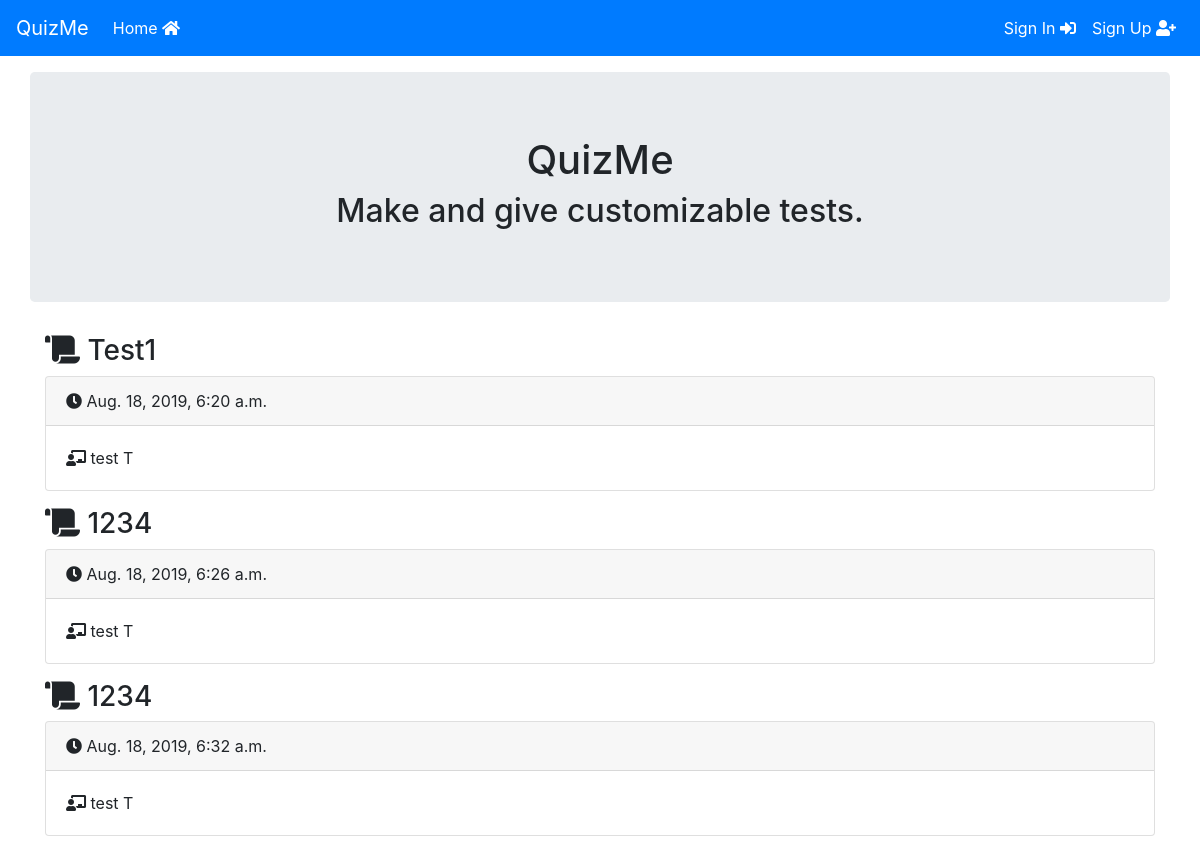
The app's page /, older data.
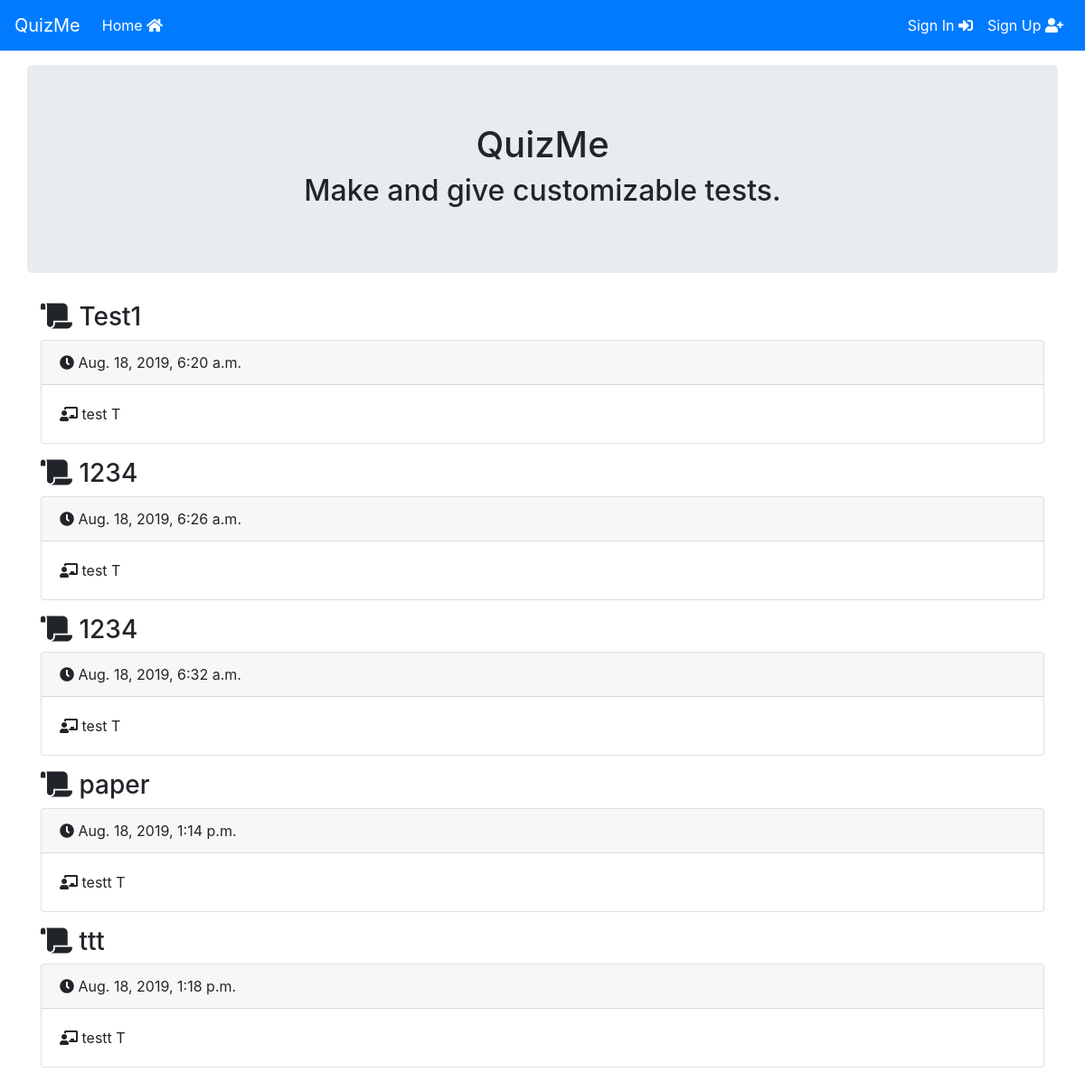
The same page, newer data.
### AdminTestPapers/models.py (models this page shows, shortened)
class QuestionPaper(models.Model):
  teacher = models.ForeignKey(SiteUser, on_delete = models.CASCADE,default = None)
  pub_date = models.DateTimeField('date published')
  title_text = models.CharField(max_length = 100)

class SiteUser(models.Model):
  user_type_choices = [
    ("T","Teacher"),
    ("S","Student"),
  ]
  user = models.OneToOneField(User, on_delete = models.CASCADE, related_name='profile')
  user_type = models.CharField(max_length = 1, choices = user_type_choices,default = "S",blank = False)
  def __str__(self):
    return '%s %s' % (self.user.username, self.user_type)

### AdminTestPapers/views.py (the view)
# urls.py: path("", views.home, name="home"),
def home(request):
    papers = QuestionPaper.objects.order_by("pub_date")[:10]
    return render(request,'home.html', {'papers': papers})

### AdminTestPapers/templates/home.html
{% extends "base.html" %}
{% block content%}
  <div class="container-fluid">
    <div class="jumbotron text-center">
      <h1>QuizMe</h1>
      <h2>Make and give customizable tests.</h2>
    </div>
  </div>
  {% for paper in papers%}
    <div class="container mt-3 mb-3">
      <h3><i class="fas fa-scroll"></i> {{paper.title_text}}</h3>
      <div class="card">
        <div class="card-header"><i class="fas fa-clock"></i> {{paper.pub_date}}</div>
        <div class="card-body"><i class="fas fa-chalkboard-teacher"></i> {{paper.teacher}}</div>
      </div>
    </div>
  {% endfor %}
{% endblock %}

### AdminTestPapers/templates/base.html (shortened to what this page needs)
<!DOCTYPE html>
<html lang="en">
<head>
  {% load static %}
  <link rel="stylesheet" href="https://stackpath.bootstrapcdn.com/bootstrap/4.3.1/css/bootstrap.min.css"
>
  <link rel="stylesheet" href="https://cdnjs.cloudflare.com/ajax/libs/font-awesome/5.9.0/css/all.min.css"
 />
</head>
<body>
  <nav class="navbar navbar-expand-lg navbar-dark bg-primary container-fluid mb-3">
    <a class="navbar-brand" href="/">QuizMe</a>
    <div class="collapse navbar-collapse" id="navbarSupportedContent">
      <ul class="navbar-nav mr-auto">
        <li class="nav-item active">
          <a class="nav-link" href="/">Home <i class="fas fa-home"></i><span class="sr-only">(current)</span></a>
        </li>
      </ul>
      <ul class="navbar-nav ml-auto">
        {% if user.is_authenticated %}
          <li class="nav-item active">
            <a class="nav-link" href="/logout">Log Out <i class="fas fa-sign-out-alt"></i><span class="sr-only">(current)</span></a>
          </li>
          {% else %}
            <li class="nav-item active">
              <a class="nav-link" href="/signin">Sign In <i class="fas fa-sign-in-alt"></i><span class="sr-only">(current)</span></a>
            </li>
            <li class="nav-item active">
              <a class="nav-link" href="/signup">Sign Up <i class="fas fa-user-plus"></i><span class="sr-only">(current)</span></a>
            </li>
        {% endif %}
      </ul>
    </div>
  </nav>
  <div class="container-fluid">
    {% block content %}
    {% endblock %}
  </div>
</body>
</html>

Row changes from the older to the newer data that the page shows:
added QuestionPaper: title_text "paper", pub_date "Aug. 18, 2019, 1:14 p.m.", teacher "testt T"
added QuestionPaper: title_text "ttt", pub_date "Aug. 18, 2019, 1:18 p.m.", teacher "testt T"
